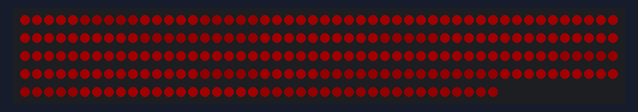
Bench run of a sketch on a simulated Arduino Uno, built with avr-gcc and run on an emulated ATmega328P. Shown: 240 RGB LEDs in strip order, left to right, continuing on the next row. Dim RGB values are drawn brighter than linear; random numbers use the default seed unless the sketch sets one; what the sketch prints to the serial monitor is not drawn.

Above: at 3.96 s.

The sketch:

led_strip.ino
```cpp
#include <FastLED.h>

#define LED_PIN2     7
#define COLOR_ORDER GRB
#define CHIPSET     WS2811
#define NUM_LEDS    48
#define SCALE 5
//#define NUM_LEDS_REAL    144
#define NUM_LEDS_REAL    NUM_LEDS*SCALE
//#define NUM_LEDS    10

#define BRIGHTNESS  255
#define FRAMES_PER_SECOND 12
CRGB leds[NUM_LEDS];
CRGB ledsReal[NUM_LEDS_REAL];
CRGBPalette16 currentPalette;
void setup() {

  Serial.begin(9600);
  delay(3000); // sanity delay
  randomSeed(analogRead(A1));
  //FastLED.addLeds<CHIPSET, LED_PIN, COLOR_ORDER>(leds, NUM_LEDS).setCorrection( TypicalLEDStrip );
  //FastLED.addLeds<CHIPSET, LED_PIN2, COLOR_ORDER>(leds, NUM_LEDS).setCorrection( TypicalLEDStrip );
  FastLED.addLeds<CHIPSET, LED_PIN2, COLOR_ORDER>(ledsReal, NUM_LEDS_REAL).setCorrection( TypicalLEDStrip );
  FastLED.setBrightness( BRIGHTNESS );

currentPalette = CRGBPalette16(
                                   CRGB::Black, CRGB::Black, CRGB::Black, CHSV(0, 255,4),
                                   CHSV(0, 255, 8), CRGB::Red, CRGB::Red, CRGB::Red,
                                   CRGB::DarkOrange,CRGB::Orange, CRGB::Orange, CRGB::Orange,
                                   CRGB::Yellow, CRGB::Yellow, CRGB::Gray, CRGB::Gray);

}


void SHOW(){
  int k = SCALE;
  for (int i = 0 ; i < NUM_LEDS; i++){
    for (int o = 0 ; o < k; o++){
      ledsReal[i*k+o] = leds[i];

    }
  }
  FastLED.show();
}

void reset(){
 for( int j = 0; j < NUM_LEDS; j++) {
   leds[j].r = 0 ;
   leds[j].b = 0 ;
   leds[j].g = 0 ;

 }
  //FastLED.show();
  SHOW();
}

uint8_t thisdelay = 5;
void loop() {
  int mode = random(0,5);
  //mode = 2;
  Serial.print("Mode:");
  Serial.println(mode);
  if (mode == 1 || mode == 0  ){
  while(timeTotalSec()<20){
    doTime();
    rainbow_beat();
    //FastLED.show();
    SHOW();
  }
  timeReset();
  return ;
}

if (mode == 2 || mode == 3){
  while(timeTotalSec()<20){
    doTime();
    EVERY_N_MILLISECONDS(thisdelay) {                           // FastLED based non-blocking routine to update/display the sequence.
      rainbow_march();
    }
    SHOW();
    //FastLED.show();
  }
  timeReset();
  return ;
}

if (mode == 4 ){
  reset();
  FastLED.setBrightness( BRIGHTNESS);
  while(timeTotalSec()<70){
    doTime();
    EVERY_N_MILLISECONDS(50) {
      coals();
    }
    if (BRIGHTNESS  - (timeTotalSec()*2)<10)
      break ;
    FastLED.setBrightness( BRIGHTNESS  - (timeTotalSec()*2));
    //FastLED.show();
    SHOW();
  }
  FastLED.setBrightness( BRIGHTNESS);
  timeReset();
  return ;
}

  /*if (mode == 3 ){
  while(timeTotalSec()<20){
    doTime();
    dot_beat();
    FastLED.show();
  }
  timeReset();
  return ;
  }*/

}

int ledShift [NUM_LEDS];

void coals (){
    for( int j = 0; j < NUM_LEDS; j++) {
      if (leds[j].r >150){
        ledShift[j] = random(-3,-1);
      }
      if (leds[j].r <4){
        ledShift[j] = random(1,3);
        //ledShift[j] = random(-3,3);
      }

       if (ledShift[j] == 0 ){
        ledShift[j] = random(-3,3);
        leds[j].r = 128;
        leds[j].b = 25;
        if (ledShift[j] == 0 )
          ledShift[j] = 1 ;
       }

       leds[j].r += ledShift[j];


    }
}

void rainbow_beat() {

  uint8_t beatA = beatsin8(17, 0, 255);                        // Starting hue
  uint8_t beatB = beatsin8(13, 0, 255);
  fill_rainbow(leds, NUM_LEDS, (beatA+beatB)/2, 8);            // Use FastLED's fill_rainbow routine.

} // rainbow_beat()

uint8_t thishue = 0;                                          // Starting hue value.
uint8_t deltahue = 10;  // Hue change between pixels.

void rainbow_march() {                                        // The fill_rainbow call doesn't support brightness levels
  thishue++;                                                  // Increment the starting hue.
  fill_rainbow(leds, NUM_LEDS, thishue, deltahue);            // Use FastLED's fill_rainbow routine.
} // rainbow_march()

unsigned long time;
unsigned long timeLast=0;
unsigned long timeTotal=0;

void doTime (){
  time = millis();
  if (timeLast==0) timeLast = time;
  timeTotal+= time- timeLast;
  timeLast = time;
}
void timeReset (){
  timeTotal=0;
}
int timeTotalSec (){
  return timeTotal/1000;
}


uint8_t bpm = 30;
uint8_t fadeval = 224;
void dot_beat() {

  uint8_t inner = beatsin8(bpm, NUM_LEDS/4, NUM_LEDS/4*3);    // Move 1/4 to 3/4
  uint8_t outer = beatsin8(bpm, 0, NUM_LEDS-1);               // Move entire length
  uint8_t middle = beatsin8(bpm, NUM_LEDS/3, NUM_LEDS/3*2);   // Move 1/3 to 2/3

  leds[middle] = CRGB::Purple;
  leds[inner] = CRGB::Blue;
  leds[outer] = CRGB::Aqua;

  nscale8(leds,NUM_LEDS,fadeval);                             // Fade the entire array. Or for just a few LED's, use  nscale8(&leds[2], 5, fadeval);

} // dot_beat()
```
